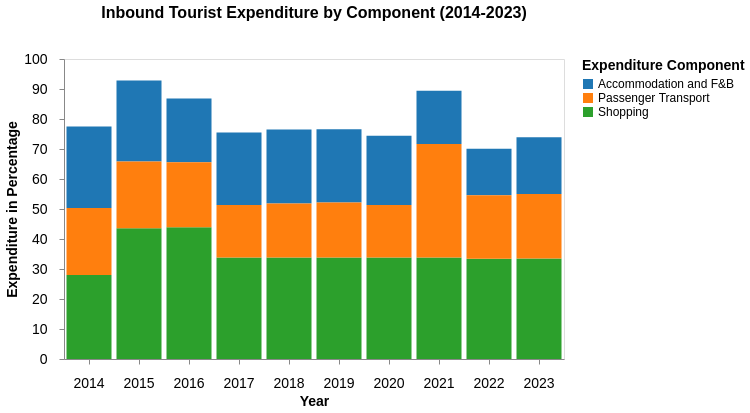

The Vega-Lite source for this figure:
### Vega-Lite specification from a JSON file in a GitHub repository (floating-point values rounded to 4 significant figures)
{"$schema": "https://vega.github.io/schema/vega-lite/v5.json", "title": {"text": "Inbound Tourist Expenditure by Component (2014-2023)", "fontSize": 16, "anchor": "middle", "fontWeight": "bold", "subtitle": " ", "subtitlePadding": 16}, "width": 500, "height": 300, "data": {"values": [{"Year": "2014", "Component": "Shopping", "Expenditure": 28}, {"Year": "2014", "Component": "Accommodation and F&B", "Expenditure": 27.2}, {"Year": "2014", "Component": "Passenger Transport", "Expenditure": 22.3}, {"Year": "2015", "Component": "Shopping", "Expenditure": 43.6}, {"Year": "2015", "Component": "Accommodation and F&B", "Expenditure": 27}, {"Year": "2015", "Component": "Passenger Transport", "Expenditure": 22.2}, {"Year": "2016", "Component": "Shopping", "Expenditure": 43.9}, {"Year": "2016", "Component": "Accommodation and F&B", "Expenditure": 21.2}, {"Year": "2016", "Component": "Passenger Transport", "Expenditure": 21.7}, {"Year": "2017", "Component": "Shopping", "Expenditure": 33.8}, {"Year": "2017", "Component": "Accommodation and F&B", "Expenditure": 24.2}, {"Year": "2017", "Component": "Passenger Transport", "Expenditure": 17.5}, {"Year": "2018", "Component": "Shopping", "Expenditure": 33.8}, {"Year": "2018", "Component": "Accommodation and F&B", "Expenditure": 24.7}, {"Year": "2018", "Component": "Passenger Transport", "Expenditure": 18}, {"Year": "2019", "Component": "Shopping", "Expenditure": 33.8}, {"Year": "2019", "Component": "Accommodation and F&B", "Expenditure": 24.4}, {"Year": "2019", "Component": "Passenger Transport", "Expenditure": 18.4}, {"Year": "2020", "Component": "Shopping", "Expenditure": 33.8}, {"Year": "2020", "Component": "Accommodation and F&B", "Expenditure": 23.1}, {"Year": "2020", "Component": "Passenger Transport", "Expenditure": 17.5}, {"Year": "2021", "Component": "Shopping", "Expenditure": 33.8}, {"Year": "2021", "Component": "Accommodation and F&B", "Expenditure": 17.7}, {"Year": "2021", "Component": "Passenger Transport", "Expenditure": 37.9}, {"Year": "2022", "Component": "Shopping", "Expenditure": 33.4}, {"Year": "2022", "Component": "Accommodation and F&B", "Expenditure": 15.5}, {"Year": "2022", "Component": "Passenger Transport", "Expenditure": 21.2}, {"Year": "2023", "Component": "Shopping", "Expenditure": 33.5}, {"Year": "2023", "Component": "Accommodation and F&B", "Expenditure": 18.9}, {"Year": "2023", "Component": "Passenger Transport", "Expenditure": 21.5}]}, "params": [{"name": "yearSelect", "value": "All", "bind": {"input": "select", "options": ["All", "2014", "2015", "2016", "2017", "2018", "2019", "2020", "2021", "2022", "2023"], "name": "Select Year"}}], "mark": "bar", "encoding": {"x": {"field": "Year", "type": "ordinal", "title": "Year", "axis": {"labelAngle": 0, "labelFontSize": 14, "titleFontSize": 14, "labelPadding": 12, "grid": false}}, "y": {"field": "Expenditure", "type": "quantitative", "title": "Expenditure in Percentage", "axis": {"labelPadding": 12, "labelFontSize": 14, "titleFontSize": 14, "grid": false}, "scale": {"domain": [0, 100]}}, "color": {"field": "Component", "type": "nominal", "title": "Expenditure Component", "scale": {"scheme": "category10"}, "legend": {"title": "Expenditure Component", "orient": "right", "labelFontSize": 12, "titleFontSize": 14, "labelPadding": 12}}, "opacity": {"condition": [{"test": "yearSelect == 'All'", "value": 1}, {"test": "datum.Year == yearSelect", "value": 1}], "value": 0.3}, "tooltip": [{"field": "Year", "title": "Year"}, {"field": "Component", "title": "Expenditure Component"}, {"field": "Expenditure", "title": "Expenditure in Percentage", "format": ".2f"}]}}
